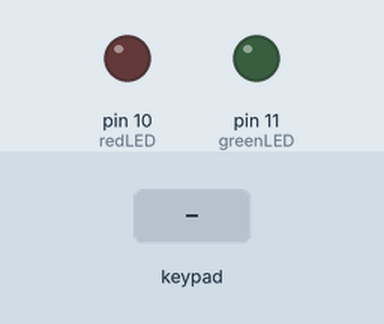
This sketch was run on a simulated Arduino Uno, built with avr-gcc and run on an emulated ATmega328P. Parts: output pins drawn as LEDs (lit = HIGH). The inputs (shaded band) are chosen by the test bench. What the sketch prints to the serial monitor is not drawn.

Above: at 1.2 s.
1.3 s: key '#' pressed
At 1.6 s:
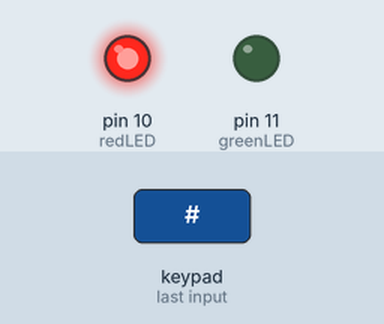
4.3 s: keypad keys 1 2 3 4 # pressed 0.4 s apart
At 6.4 s:
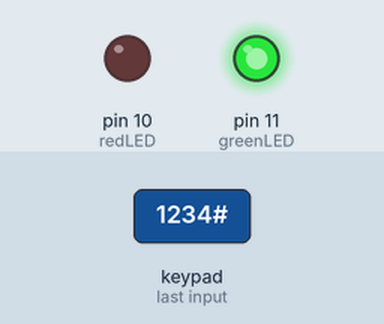
Timing chart, 0 to 10.4 s (numbered marks = the images above; inputs shaded):
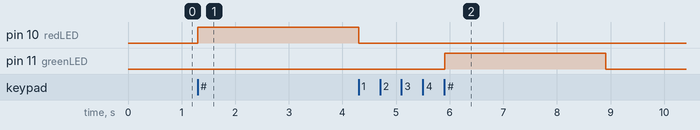

The sketch:

project_4_code.ino
```cpp
#include <Keypad.h>

// Define password
String password = "1234";  // You can change this
String input = "";

// LED pins
const int redLED = 10;
const int greenLED = 11;

// Keypad configuration
const byte ROWS = 4;
const byte COLS = 4;
char keys[ROWS][COLS] = {
  {'1','2','3','A'},
  {'4','5','6','B'},
  {'7','8','9','C'},
  {'*','0','#','D'}
};
byte rowPins[ROWS] = {9, 8, 7, 6};    // Connect to the row pinouts of the keypad
byte colPins[COLS] = {5, 4, 3, 2};    // Connect to the column pinouts of the keypad

Keypad keypad = Keypad(makeKeymap(keys), rowPins, colPins, ROWS, COLS);

void setup() {
  Serial.begin(9600);
  pinMode(redLED, OUTPUT);
  pinMode(greenLED, OUTPUT);
  digitalWrite(redLED, LOW);
  digitalWrite(greenLED, LOW);
  Serial.println("Enter Password:");
}

void loop() {
  char key = keypad.getKey();

  if (key) {
    Serial.print(key);

    if (key == '#') {
      if (input == password) {
        Serial.println("\nAccess Granted");
        digitalWrite(greenLED, HIGH);
        digitalWrite(redLED, LOW);
        delay(3000);  // Keep green LED on for 3 seconds
        digitalWrite(greenLED, LOW);
      } else {
        Serial.println("\nAccess Denied");
        digitalWrite(redLED, HIGH);
        digitalWrite(greenLED, LOW);
        delay(3000);  // Keep red LED on for 3 seconds
        digitalWrite(redLED, LOW);
      }
      input = ""; // Clear input
    }
    else if (key == '*') {
      input = ""; // Reset on '*'
      Serial.println("\nInput Cleared");
    }
    else {
      input += key; // Append to input
    }
  }
}
```

Measured:
- after the input at 1.3 s, pin 10 (redLED): LOW → HIGH at once
- after the input at 4.3 s, pin 11 (greenLED): LOW → HIGH after 1.6 s, → LOW 3.0 s later
